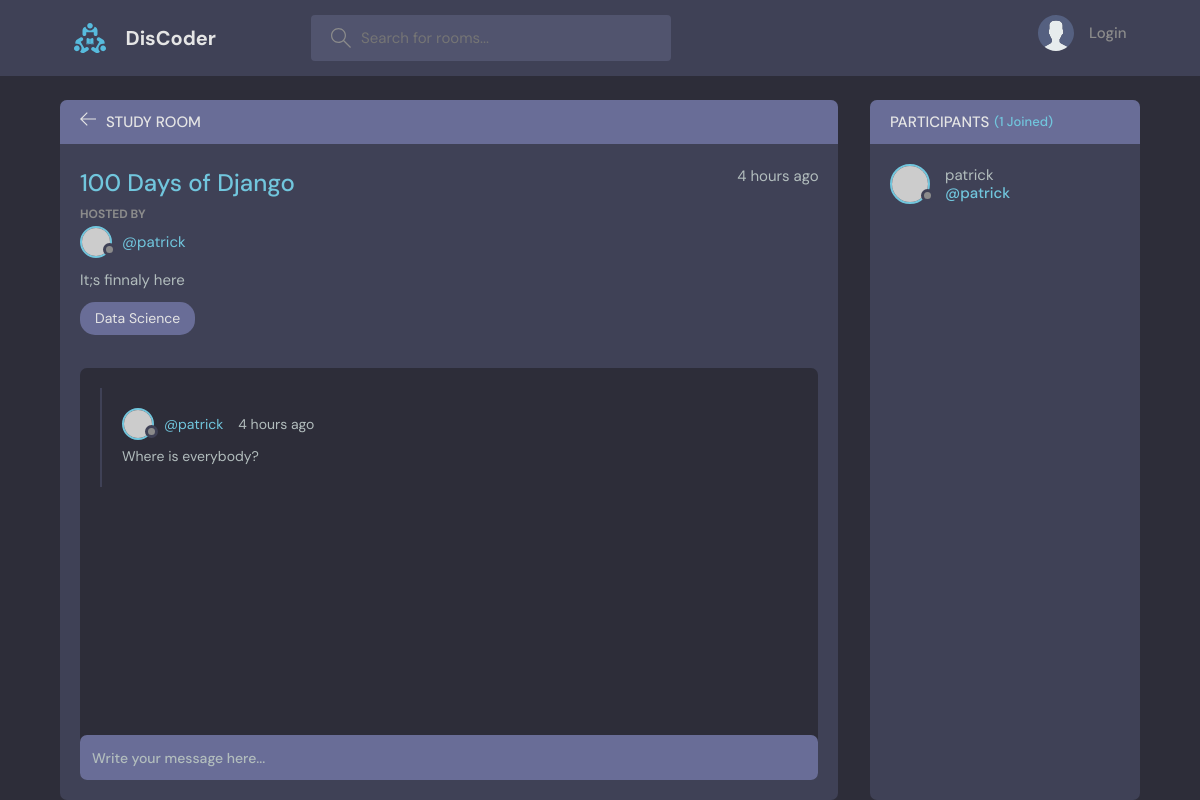
Before: /room/8/ with the older database file.
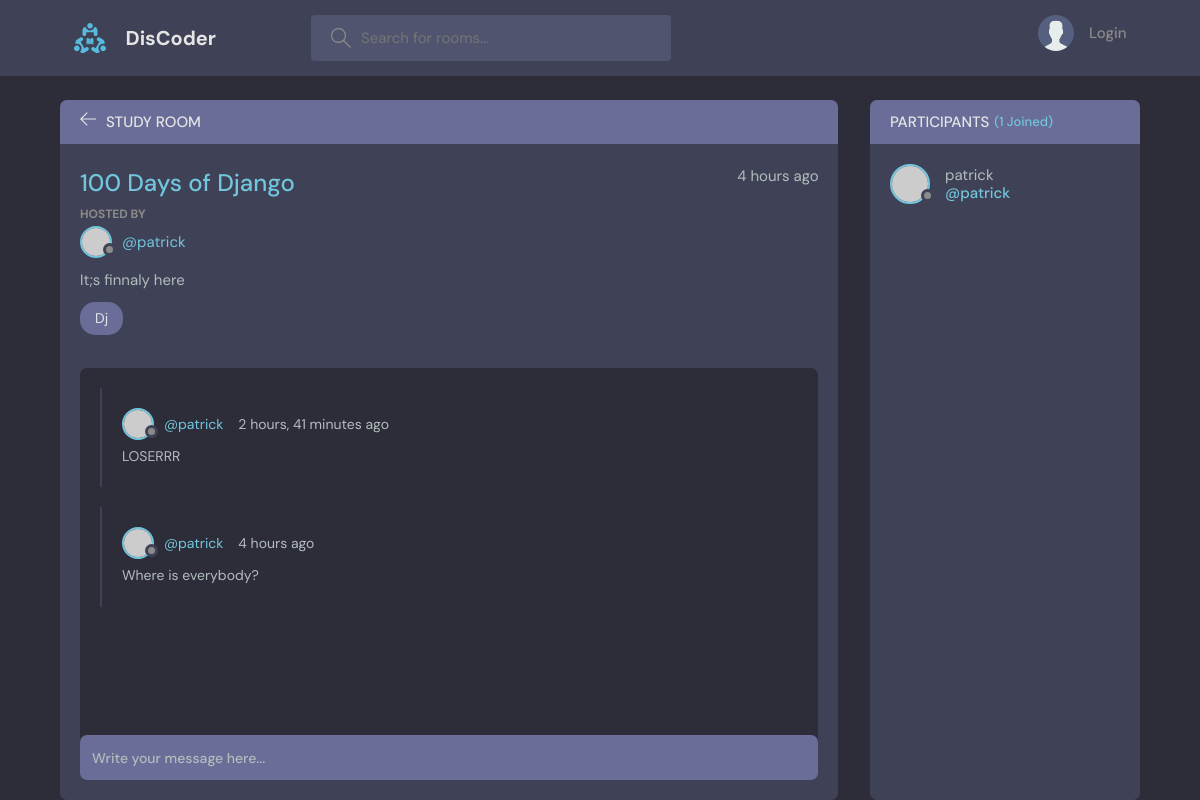
After: the same page with the newer database file.
### base/models.py (models this page shows, shortened)
class Room(models.Model):
    host = models.ForeignKey(User, on_delete=models.SET_NULL, null=True)
    topic = models.ForeignKey(Topic, on_delete=models.SET_NULL, null=True)
    name = models.CharField(max_length=200)
    desc = models.TextField(null=True, blank=True)
    participants = models.ManyToManyField(User, related_name='participants', blank=True)
    updated = models.DateTimeField(auto_now=True)
    created = models.DateTimeField(auto_now_add=True)
    class Meta:
        ordering = ['-updated', '-created']

class Topic(models.Model):
    name = models.CharField(max_length=200)

class Message(models.Model):
    user = models.ForeignKey(User, on_delete=models.CASCADE)
    room = models.ForeignKey(Room, on_delete=models.CASCADE)
    body = models.TextField()
    updated = models.DateTimeField(auto_now=True)
    created = models.DateTimeField(auto_now_add=True)
    class Meta:
        ordering = ['-updated', '-created']

### base/views.py (the view, shortened to what this page needs)
# urls.py: path('room/<str:id>/', views.room, name="room"),
def room(request, id):
    room = Room.objects.get(id = id)
    comments = room.message_set.all().order_by('-created')
    participants = room.participants.all()
    context = {
        'room': room,
        'comments':comments,
        'participants': participants}
    return render(request, 'base/room.html', context)

### base/templates/base/room.html (shortened to what this page needs)
{% extends 'main.html' %}
{% block content %}
<main class="profile-page layout layout--2">
    <div class="container">
        <div class="room">
            <div class="room__top">
                <div class="room__topLeft">
                    <a href="{% url 'home' %}">
                        <svg version="1.1" xmlns="http://www.w3.org/2000/svg" width="32" height="32"
                            viewBox="0 0 32 32">
                            <title>arrow-left</title>
                            <path
                                d="M13.723 2.286l-13.723 13.714 13.719 13.714 1.616-1.611-10.96-10.96h27.625v-2.286h-27.625l10.965-10.965-1.616-1.607z">
                            </path>
                        </svg>
                    </a>
                    <h3>Study Room</h3>
                </div>
            </div>
            <div class="room__box scroll">
                <div class="room__header scroll">
                    <div class="room__info">
                        <h3>{{room.name}}</h3>
                        <span>{{room.created|timesince}} ago</span>
                    </div>
                    <div class="room__hosted">
                        <p>Hosted By</p>
                        <a href="{% url 'user-profile' room.host.id%}" class="room__author">
                            <div class="avatar avatar--small">
                                <img src="https://randomuser.me/api/portraits/men/37.jpg" />
                            </div>
                            <span>@{{room.host.username}}</span>
                        </a>
                    </div>
                    <div class="room__details">
                        {{room.desc}}
                    </div>
                    <span class="room__topics">{{room.topic.name}}</span>
                </div>
                <div class="room__conversation">
                    <div class="threads scroll">
                        {% for msg in comments %}
                        <div class="thread">
                            <div class="thread__top">
                                <div class="thread__author">
                                    <a href="{% url 'user-profile' msg.user.id%}" class="thread__authorInfo">
                                        <div class="avatar avatar--small">
                                            <img src="https://randomuser.me/api/portraits/men/37.jpg" />
                                        </div>
                                        <span>@{{msg.user.username}}</span>
                                    </a>
                                    <span class="thread__date">{{msg.created|timesince}} ago</span>
                                </div>
                            </div>
                            <div class="thread__details">
                                {{msg.body}}
                            </div>
                        </div>
                        {%endfor%}
                    </div>
                </div>
            </div>
            <div class="room__message">
                <form method="post" action="#">
                    <input name="comment" placeholder="Write your message here..." />
                </form>
            </div>
        </div>
        <div class="participants">
            <h3 class="participants__top">Participants <span>({{participants.count}} Joined)</span></h3>
            <div class="participants__list scroll">
                {% for partic in participants %}
                <a href="{% url 'user-profile' partic.id %}" class="participant">
                    <div class="avatar avatar--medium">
                        <img src="https://randomuser.me/api/portraits/men/37.jpg" />
                    </div>
                    <p>
                        {{partic}}
                        <span>@{{partic}}</span>
                    </p>
                </a>
                {%endfor%}
            </div>
        </div>
    </div>
</main>
{% endblock content %}

Changed rows visible on the page:
changed Room "100 Days of Django": topic.name "Data Science" → "Dj"
added Message: user.username "patrick", created "2 hours, 41 minutes", body "LOSERRR"
